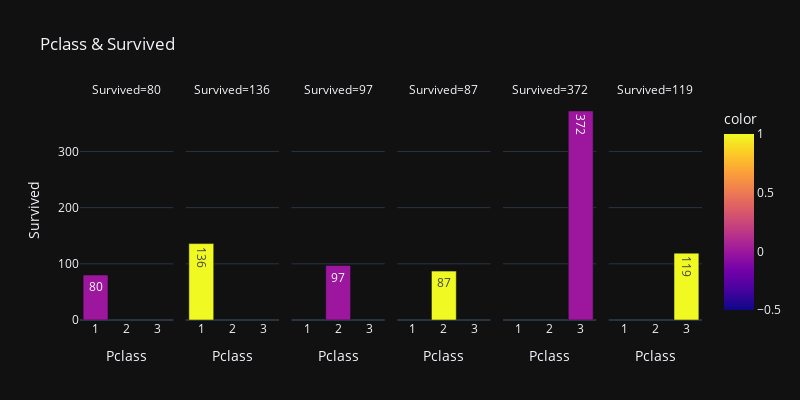

Notebook cell for this chart:
### Markdown cell above
### <a id="5"></a> 5. Explonatory analysis and visualizations

### Code cell
# correlation between Pclass and Survived:

ps=df.groupby(["Pclass","Survived"])["Survived"].count()
ps=pd.DataFrame(ps)

px.bar(ps,x=ps.index.get_level_values(0),y="Survived",color=ps.index.get_level_values(1),title="Pclass & Survived",facet_col="Survived",
       labels={"x":"Pclass"},template="plotly_dark",text="Survived",width=800,height=400)

### Figure 1 — Plotly figure (JSON) as saved in the notebook; plotly's stock layout.template omitted (floating-point values rounded to 4 significant figures)
{"data": [{"alignmentgroup": "True", "hovertemplate": "Survived=%{text}<br>Pclass=%{x}<br>color=%{marker.color}<extra></extra>", "legendgroup": "", "marker": {"color": [0], "coloraxis": "coloraxis", "pattern": {"shape": ""}}, "name": "", "offsetgroup": "", "orientation": "v", "showlegend": false, "text": [80], "textposition": "auto", "type": "bar", "x": [1], "xaxis": "x", "y": [80], "yaxis": "y"}, {"alignmentgroup": "True", "hovertemplate": "Survived=%{text}<br>Pclass=%{x}<br>color=%{marker.color}<extra></extra>", "legendgroup": "", "marker": {"color": [1], "coloraxis": "coloraxis", "pattern": {"shape": ""}}, "name": "", "offsetgroup": "", "orientation": "v", "showlegend": false, "text": [136], "textposition": "auto", "type": "bar", "x": [1], "xaxis": "x2", "y": [136], "yaxis": "y2"}, {"alignmentgroup": "True", "hovertemplate": "Survived=%{text}<br>Pclass=%{x}<br>color=%{marker.color}<extra></extra>", "legendgroup": "", "marker": {"color": [0], "coloraxis": "coloraxis", "pattern": {"shape": ""}}, "name": "", "offsetgroup": "", "orientation": "v", "showlegend": false, "text": [97], "textposition": "auto", "type": "bar", "x": [2], "xaxis": "x3", "y": [97], "yaxis": "y3"}, {"alignmentgroup": "True", "hovertemplate": "Survived=%{text}<br>Pclass=%{x}<br>color=%{marker.color}<extra></extra>", "legendgroup": "", "marker": {"color": [1], "coloraxis": "coloraxis", "pattern": {"shape": ""}}, "name": "", "offsetgroup": "", "orientation": "v", "showlegend": false, "text": [87], "textposition": "auto", "type": "bar", "x": [2], "xaxis": "x4", "y": [87], "yaxis": "y4"}, {"alignmentgroup": "True", "hovertemplate": "Survived=%{text}<br>Pclass=%{x}<br>color=%{marker.color}<extra></extra>", "legendgroup": "", "marker": {"color": [0], "coloraxis": "coloraxis", "pattern": {"shape": ""}}, "name": "", "offsetgroup": "", "orientation": "v", "showlegend": false, "text": [372], "textposition": "auto", "type": "bar", "x": [3], "xaxis": "x5", "y": [372], "yaxis": "y5"}, {"alignmentgroup": "True", "hovertemplate": "Survived=%{text}<br>Pclass=%{x}<br>color=%{marker.color}<extra></extra>", "legendgroup": "", "marker": {"color": [1], "coloraxis": "coloraxis", "pattern": {"shape": ""}}, "name": "", "offsetgroup": "", "orientation": "v", "showlegend": false, "text": [119], "textposition": "auto", "type": "bar", "x": [3], "xaxis": "x6", "y": [119], "yaxis": "y6"}], "layout": {"annotations": [{"font": {}, "showarrow": false, "text": "Survived=80", "x": 0.075, "xanchor": "center", "xref": "paper", "y": 1, "yanchor": "bottom", "yref": "paper"}, {"font": {}, "showarrow": false, "text": "Survived=136", "x": 0.245, "xanchor": "center", "xref": "paper", "y": 1, "yanchor": "bottom", "yref": "paper"}, {"font": {}, "showarrow": false, "text": "Survived=97", "x": 0.415, "xanchor": "center", "xref": "paper", "y": 1, "yanchor": "bottom", "yref": "paper"}, {"font": {}, "showarrow": false, "text": "Survived=87", "x": 0.585, "xanchor": "center", "xref": "paper", "y": 1, "yanchor": "bottom", "yref": "paper"}, {"font": {}, "showarrow": false, "text": "Survived=372", "x": 0.755, "xanchor": "center", "xref": "paper", "y": 1, "yanchor": "bottom", "yref": "paper"}, {"font": {}, "showarrow": false, "text": "Survived=119", "x": 0.925, "xanchor": "center", "xref": "paper", "y": 1, "yanchor": "bottom", "yref": "paper"}], "barmode": "relative", "coloraxis": {"colorbar": {"title": {"text": "color"}}, "colorscale": [[0, "#0d0887"], [0.1111, "#46039f"], [0.2222, "#7201a8"], [0.3333, "#9c179e"], [0.4444, "#bd3786"], [0.5556, "#d8576b"], [0.6667, "#ed7953"], [0.7778, "#fb9f3a"], [0.8889, "#fdca26"], [1, "#f0f921"]]}, "height": 400, "legend": {"tracegroupgap": 0}, "title": {"text": "Pclass & Survived"}, "width": 800, "xaxis": {"anchor": "y", "domain": [0, 0.15], "title": {"text": "Pclass"}}, "xaxis2": {"anchor": "y2", "domain": [0.17, 0.32], "matches": "x", "title": {"text": "Pclass"}}, "xaxis3": {"anchor": "y3", "domain": [0.34, 0.49], "matches": "x", "title": {"text": "Pclass"}}, "xaxis4": {"anchor": "y4", "domain": [0.51, 0.66], "matches": "x", "title": {"text": "Pclass"}}, "xaxis5": {"anchor": "y5", "domain": [0.68, 0.83], "matches": "x", "title": {"text": "Pclass"}}, "xaxis6": {"anchor": "y6", "domain": [0.85, 1], "matches": "x", "title": {"text": "Pclass"}}, "yaxis": {"anchor": "x", "categoryarray": [119, 372, 87, 97, 136, 80], "categoryorder": "array", "domain": [0, 1], "title": {"text": "Survived"}}, "yaxis2": {"anchor": "x2", "domain": [0, 1], "matches": "y", "showticklabels": false}, "yaxis3": {"anchor": "x3", "domain": [0, 1], "matches": "y", "showticklabels": false}, "yaxis4": {"anchor": "x4", "domain": [0, 1], "matches": "y", "showticklabels": false}, "yaxis5": {"anchor": "x5", "domain": [0, 1], "matches": "y", "showticklabels": false}, "yaxis6": {"anchor": "x6", "domain": [0, 1], "matches": "y", "showticklabels": false}}}
